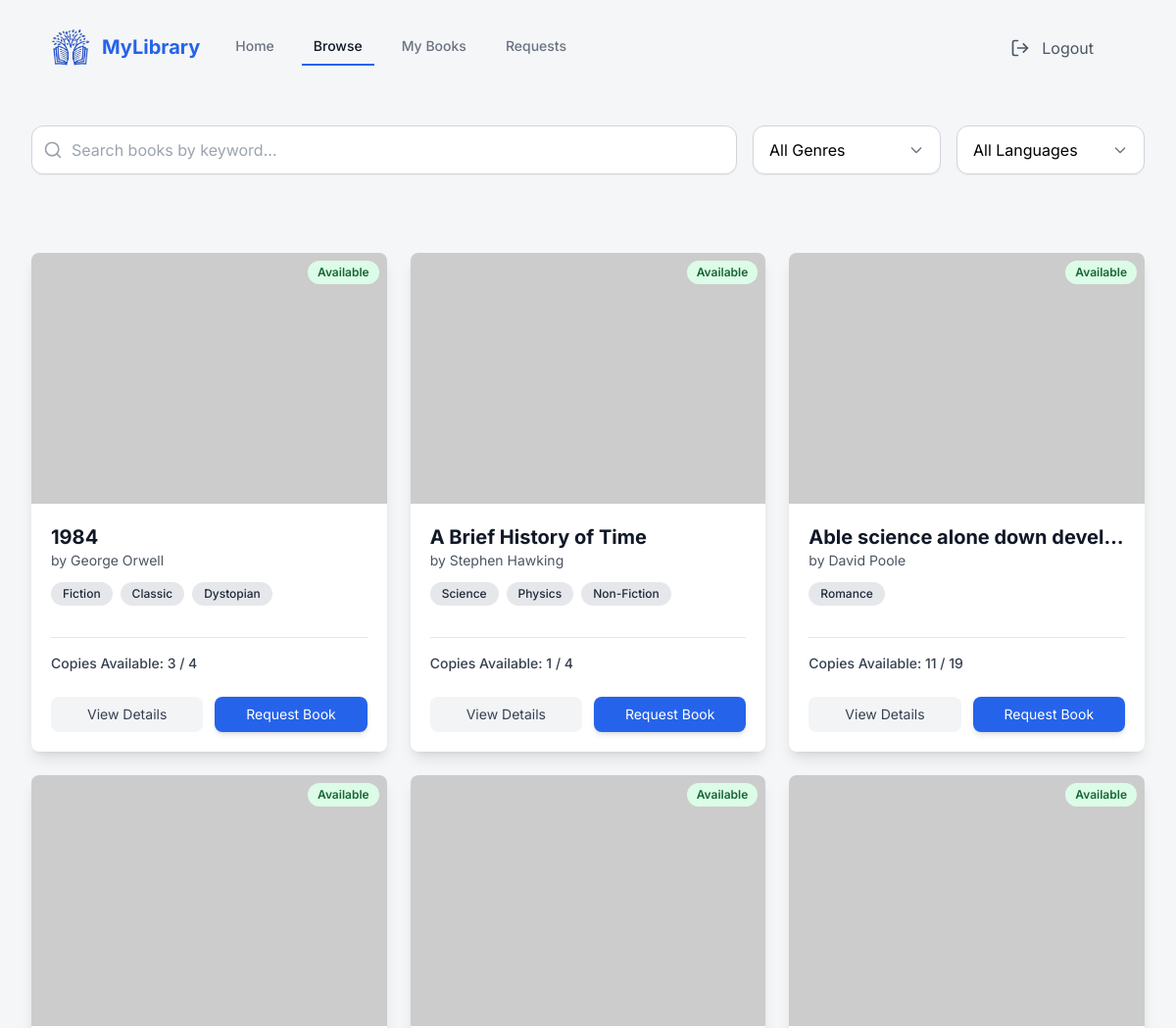
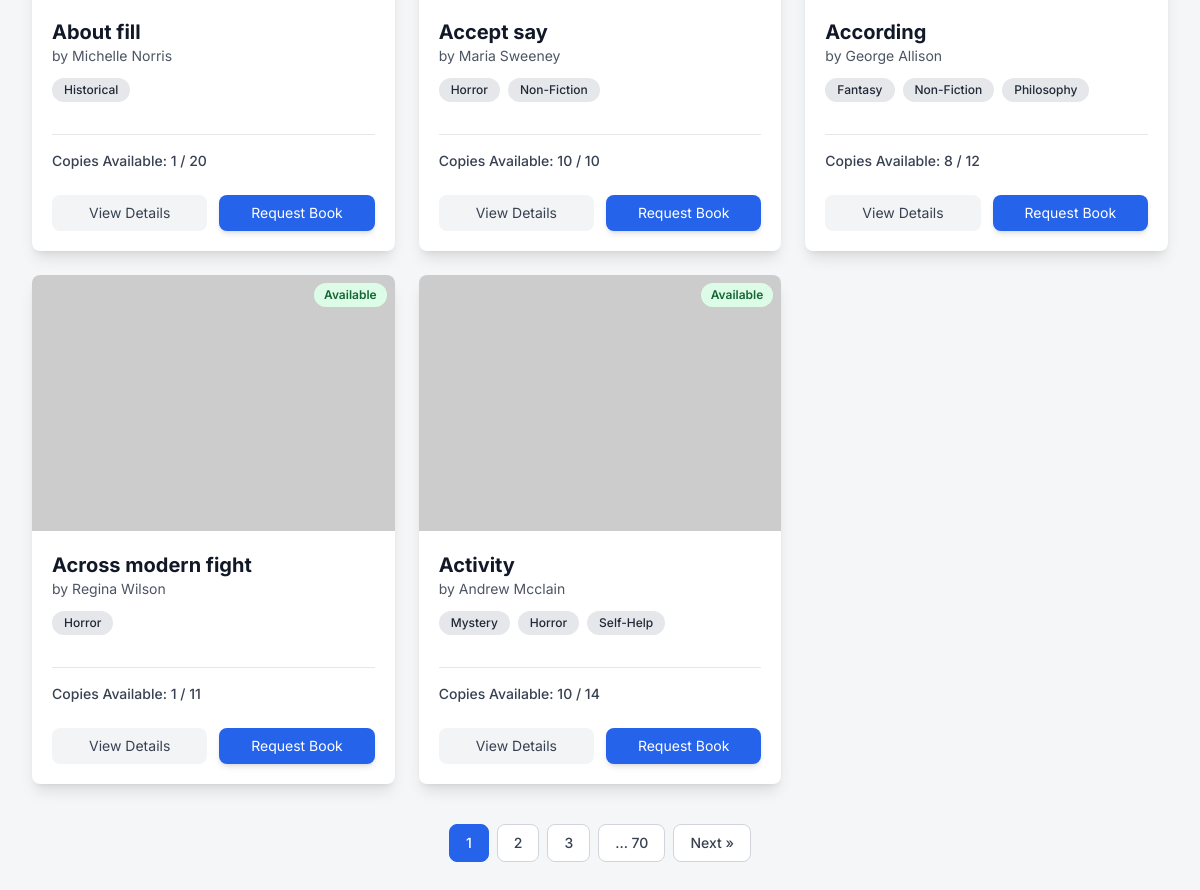
Screenshot of /user/browse/ (signed in) with the database file from the repository (2 pictures, top to bottom).
### library_db/models.py (models this page shows, shortened)
class Book(models.Model):
    book_id = models.AutoField(primary_key=True)
    isbn = models.CharField(max_length=20, unique=True)
    title = models.CharField(max_length=255)
    author = models.CharField(max_length=100)
    genre = models.ManyToManyField(Genre, related_name='books')
    language = models.ForeignKey(Language, on_delete=models.CASCADE, related_name='books', null=True)
    description = models.TextField(blank=True, null=True)
    image_url = models.URLField(max_length=500, blank=True, null=True)
    total_copies = models.IntegerField()
    available_copies = models.IntegerField()
    def genre_display(self):
      return ', '.join(genre.genre_name for genre in self.genre.all())
    genre_display.short_description = 'Genres'

class Genre(models.Model):
    genre_id = models.AutoField(primary_key=True)
    genre_name = models.CharField(max_length=100, unique=True)

### LMS/views.py (the view)
# urls.py: path('user/browse/', views.user_browse, name='user_browse'),
@login_required
def user_browse(request):
    all_books_list = Book.objects.all().order_by('title')
    paginator = Paginator(all_books_list, 8)
    page_number = request.GET.get('page')
    books_page_obj = paginator.get_page(page_number)
    context = {
        'books_page': books_page_obj,
        'all_genres': Genre.objects.all().order_by('genre_name'),
        'all_languages': Language.objects.all().order_by('language_name'),
        'user_type': 'user',
    }
    return render(request, 'users/browse.html', context)

### templates/users/browse.html (shortened to what this page needs)
{% include "index.html" %}
{% block content %}
<main class="max-w-7xl mx-auto px-4 sm:px-6 lg:px-8 py-8">
    <div class="flex flex-col md:flex-row gap-4 mb-10">
        <div class="relative flex-1">
            <form id="filter-form" class="flex flex-col md:flex-row gap-4 mb-10 items-center text-black">
                <div class="relative flex-grow w-full md:w-auto">
                    <input type="text" id="search-input" name="search" placeholder="Search books by keyword..."
                        class="w-full pl-10 pr-4 py-3 border border-gray-300 rounded-xl focus:outline-none focus:ring-2 focus:ring-blue-500 shadow-sm">
                    <svg class="absolute left-3 top-1/2 transform -translate-y-1/2 w-5 h-5 text-gray-400"
                        xmlns="http://www.w3.org/2000/svg" viewBox="0 0 24 24" fill="none" stroke="currentColor"
                        stroke-width="2" stroke-linecap="round" stroke-linejoin="round">
                        <circle cx="11" cy="11" r="8"></circle>
                        <path d="m21 21-4.3-4.3"></path>
                    </svg>
                </div>
                <div class="relative w-full md:w-48">
                    <button type="button" id="genre-dropdown-btn"
                        class="w-full py-3 px-4 border border-gray-300 rounded-xl bg-white text-left flex justify-between items-center shadow-sm focus:ring-2 focus:ring-blue-500">
                        <span id="genre-label">All Genres</span>
                        <svg class="w-4 h-4 text-gray-500" fill="none" stroke="currentColor" viewBox="0 0 24 24">
                            <path stroke-linecap="round" stroke-linejoin="round" stroke-width="2" d="M19 9l-7 7-7-7">
                            </path>
                        </svg>
                    </button>
                </div>
                <div class="relative w-full md:w-48">
                    <button type="button" id="lang-dropdown-btn"
                        class="w-full py-3 px-4 border border-gray-300 rounded-xl bg-white text-left flex justify-between items-center shadow-sm focus:ring-2 focus:ring-blue-500">
                        <span id="lang-label">All Languages</span>
                        <svg class="w-4 h-4 text-gray-500" fill="none" stroke="currentColor" viewBox="0 0 24 24">
                            <path stroke-linecap="round" stroke-linejoin="round" stroke-width="2" d="M19 9l-7 7-7-7">
                            </path>
                        </svg>
                    </button>
                </div>
            </form>
        </div>
    </div>
    <div class="flex justify-center items-center mt-10 space-x-2">
        <div id="book-grid-container">
            {% include "partials/book_grid_content.html" %}
        </div>
    </div>
</main>
{% endblock %}

### templates/partials/book_grid_content.html (shortened to what this page needs)
<div id="book-grid" class="grid grid-cols-1 sm:grid-cols-2 lg:grid-cols-3 xl:grid-cols-4 gap-6">
    {% for book in books_page %}
    <div class="bg-white rounded-lg shadow-lg overflow-hidden flex flex-col group transition-transform duration-300 ease-in-out hover:-translate-y-2">
        <div class="relative">
            {% if book.available_copies > 0 %}
            <span class="absolute top-2 right-2 bg-green-100 text-green-800 text-xs font-semibold px-2.5 py-1 rounded-full">Available</span>
            {% else %}
            <span class="absolute top-2 right-2 bg-red-100 text-red-800 text-xs font-semibold px-2.5 py-1 rounded-full">Unavailable</span>
            {% endif %}
            <img class="w-full h-64 object-cover" src="https://placehold.co/400x600/1F2937/FFFFFF?text={{ book.title|urlencode }}" alt="Cover of {{ book.title }}">
        </div>
        <div class="p-5 flex flex-col flex-grow">
            <h3 class="text-xl font-bold text-gray-900 truncate">{{ book.title }}</h3>
            <p class="text-sm text-gray-600 mb-3">by {{ book.author }}</p>
            <div class="flex flex-wrap gap-2 mb-4">
                {% for genre in book.genre.all %}
                    <span class="bg-gray-200 text-gray-800 text-xs font-medium px-3 py-1 rounded-full">{{ genre.genre_name }}</span>
                {% endfor %}
            </div>
            <div class="mt-4 pt-4 border-t border-gray-200">
                <p id="copies-{{ book.pk }}" class="text-sm text-gray-700 font-medium mb-3">
                    Copies Available: {{ book.available_copies }} / {{ book.total_copies }}
                </p>
            </div>
            <div class="flex gap-3 mt-3">
                {% if user_type == 'admin' %}
                    <a href="{% url 'admin_book_details' book.book_id %}"
                        class="flex-1 py-2 text-sm text-gray-700 bg-gray-100 rounded-lg hover:bg-gray-200 transition duration-150 text-center">
                        View Details
                    </a>
                    <a href="{% url 'admin_edit_book' book.book_id %}"
                        class="flex-1 py-2 text-sm bg-blue-600 text-white rounded-lg hover:bg-blue-700 transition duration-150 shadow-md text-center block">
                        Edit Book
                    </a>
                {% else %}
                    <a href="{% url 'user_book_details' book.book_id %}"
                        class="flex-1 py-2 text-sm text-gray-700 bg-gray-100 rounded-lg hover:bg-gray-200 transition duration-150 text-center">
                        View Details
                    </a>
                    <button
                        class="request-book-btn flex-1 py-2 text-sm bg-blue-600 text-white rounded-lg hover:bg-blue-700 transition duration-150 shadow-md"
                        data-book-id="{{ book.pk }}"
                        data-book-title="{{ book.title }}"
                        data-book-author="{{ book.author }}">
                        Request Book
                    </button>
                {% endif %}
            </div>
        </div>
    </div>
    {% empty %}
    <p class="col-span-full text-center text-gray-500 py-10">No books found matching your criteria.</p>
    {% endfor %}
</div>
<nav id="pagination-container" aria-label="Pagination">
    {% if books_page.paginator.num_pages > 1 %}
    <div class="flex justify-center items-center mt-10 space-x-2">
        {% for num in books_page.paginator.page_range %}
            {% if num == books_page.number %}
                <a href="?page={{ num }}"
                    class="pagination-link px-4 py-2 text-sm font-medium text-white bg-blue-600 border border-blue-600 rounded-lg z-10">
                    {{ num }}
                </a>
            {% elif num > books_page.number|add:'-3' and num < books_page.number|add:'3' %}
                <a href="?page={{ num }}"
                    class="pagination-link px-4 py-2 text-sm font-medium text-gray-700 bg-white border border-gray-300 rounded-lg hover:bg-gray-100">
                    {{ num }}
                </a>
            {% elif num == books_page.paginator.num_pages %}
                <a href="?page={{ books_page.paginator.num_pages }}"
                    class="pagination-link px-4 py-2 text-sm font-medium text-gray-700 bg-white border border-gray-300 rounded-lg hover:bg-gray-100">
                    ... {{ books_page.paginator.num_pages }}
                </a>
            {% endif %}
        {% endfor %}
        {% if books_page.has_next %}
            <a href="?page={{ books_page.next_page_number }}"
                class="pagination-link px-4 py-2 text-sm font-medium text-gray-700 bg-white border border-gray-300 rounded-lg hover:bg-gray-100">
                Next &raquo;
            </a>
        {% endif %}
    </div>
    {% endif %}
</nav>

### templates/index.html (style rules this page uses)
body { font-family: 'Inter', sans-serif; background-color: #f4f6f8; }

### rows the page displays
Book: shows "Available", title "1984", author "George Orwell", available_copies "3", total_copies "4"
Genre: genre_name "Fiction"
Genre: genre_name "Classic"
Genre: genre_name "Dystopian"
Book: shows "Available", title "A Brief History of Time", author "Stephen Hawking", available_copies "1", total_copies "4"
Genre: genre_name "Science"
Genre: genre_name "Physics"
Genre: genre_name "Non-Fiction"
Book: shows "Available", title "Able science alone down devel…", author "David Poole", available_copies "11", total_copies "19"
Genre: genre_name "Romance"
Book: shows "Available", title "About fill", author "Michelle Norris", available_copies "1", total_copies "20"
Genre: genre_name "Historical"
Book: shows "Available", title "Accept say", author "Maria Sweeney", available_copies "10", total_copies "10"
Genre: genre_name "Horror"
Book: shows "Available", title "According", author "George Allison", available_copies "8", total_copies "12"
Genre: genre_name "Fantasy"
Genre: genre_name "Philosophy"
Book: shows "Available", title "Across modern fight", author "Regina Wilson", available_copies "1", total_copies "11"
Book: shows "Available", title "Activity", author "Andrew Mcclain", available_copies "10", total_copies "14"
Genre: genre_name "Mystery"
Genre: genre_name "Self-Help"

### other values shown
{{ num }} "1"
{{ num }} "2" "3"
{{ books_page.paginator.num_pages }} "70"
